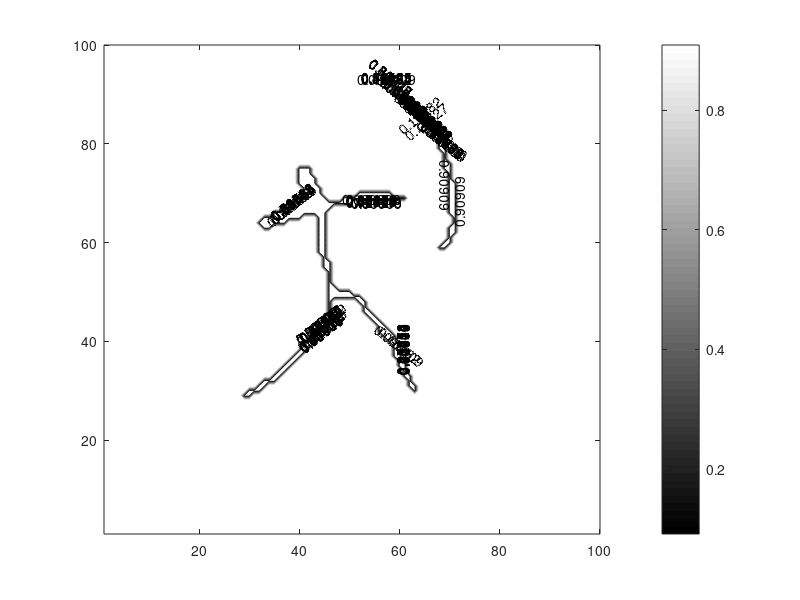

The MATLAB script that drew this image:
clear;
load data;

%pic_num = size(data, 1);
pic_num = 3;

% image size
N1 = 100;
N2 = 100;

figure(1);
pic = reshape(data(2, :), N1, N2);
imshow(pic);

pic = flipud(pic);
[c, h] = contour(pic);
clabel(c, h);
colorbar;


% pic = flipud(pic);
% [x1, y1, t1] = bdry_extract_3(pic);
% x = [x1 y1];
% figure(2);
% %subplot(2,2,3);
% plot(x(:,1),x(:,2),'ro');